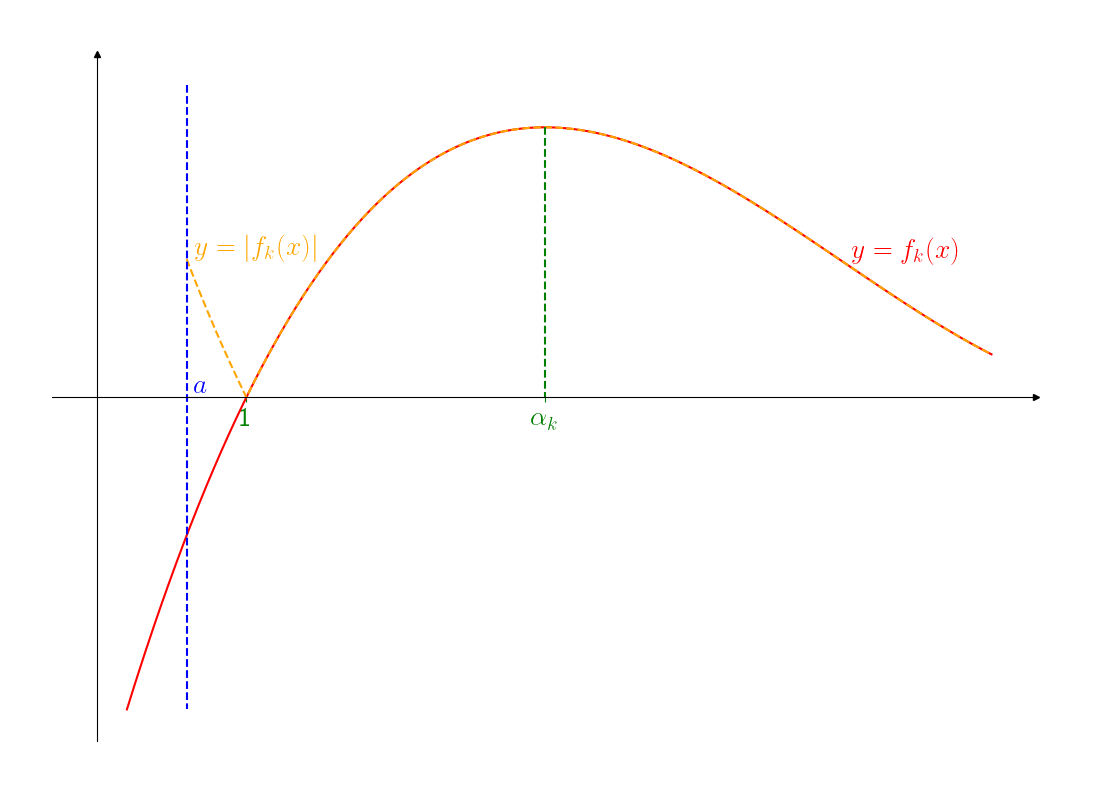

Here is the Python script that generated this plot:
from matplotlib import pyplot
import matplotlib.pyplot as plt
import numpy as np 
import time

def Dtime(start):
    print("--- %s seconds ---" % (time.time() - start))

def plt_parameters():
    plt.rcParams['text.usetex'] = True #using latex
    params = {'font.size': 20, 'text.latex.preamble' : r"""
    \usepackage{amsmath} 
    \usepackage{amssymb}
    \usepackage{mathtools}
              
    \everymath{\displaystyle}
    """}
    #font size
    pyplot.rcParams.update(params)

def axis_limits(ax1, xmin, xmax, ymin, ymax):
    # Set identical scales for both axes
    ax1.set(xlim=(xmin, xmax), ylim=(ymin, ymax), aspect=1)

def set_position(ax1):
    # Set bottom and left spines as x and y axes of coordinate system
    ax1.spines['bottom'].set_position('zero')
    ax1.spines['left'].set_position('zero')

def remove_axes(ax1):
    # Remove top and right spines
    ax1.spines['top'].set_visible(False)
    ax1.spines['right'].set_visible(False)

def x_y_axis_labels(ax1):
    # Create 'x' and 'y' labels placed at the end of the axes
    ax1.set_xlabel('$x$', labelpad=-24, x=1.03)
    ax1.set_ylabel('$y$', labelpad=-21, y=1.02, rotation=0)

def x_y_arrows(ax1):
    # Draw arrows
    arrow_fmt = dict(markersize=4, color='black', clip_on=False)
    ax1.plot((1), (0), marker='>', transform=ax1.get_yaxis_transform(), **arrow_fmt)
    ax1.plot((0), (1), marker='^', transform=ax1.get_xaxis_transform(), **arrow_fmt)

def axis_label(ax1):
    ax1.set_xticks([1, 3])
    ax1.set_xticklabels([1, r"$\alpha_k$"])
    ax1.set_yticks([])
    ax1.set_yticklabels([])

def axis_label_color(ax1, color):
    ax1.tick_params(axis='x', colors=color)

def plot_curves(ax1): 
    x1 = np.arange(.6, 6, .01)
    x2 = np.arange(.2, 6, .01)
 
    ax1.plot(x2, fun1(x2), color = "r")
    ax1.plot(x1, abs(fun1(x1)), color = "orange", linestyle="--")

def fun1 (x):
    return (x - 1) * (x - 7) ** 2 / 10

def plot_segments(ax1):
    ax1.plot([.6, .6], [-fun1(.2), fun1(.2)], color="b", linestyle="--")
    ax1.plot([3, 3], [fun1(3), 0], color="g", linestyle="--")

def plot_points(ax1):
    pass


def text(ax1):
    #Add text
    dist = .05
    ax1.text(.6 + dist, dist, r"$a$", color="b")
    ax1.text(.6 + dist, abs(fun1(.6)) + dist, r"$y=|f_k(x)|$", color="orange")
    ax1.text(5 + dist, fun1(5) + dist, r"$y=f_k(x)$", color="r")



def save_file():
    file_name = str(__file__)[0:-1] + "ng"
    plt.savefig(file_name)


if __name__ == "__main__":
    START = time.time()
    plt_parameters()
    FIG, AX = plt.subplots()
    XMIN, XMAX, YMIN, YMAX = -0.5, 1.5, -.1, 1
    #axis_limits(AX, XMIN, XMAX, YMIN, YMAX)
    set_position(AX)
    remove_axes(AX)
    x_y_arrows(AX)
    axis_label(AX)
    axis_label_color(AX, "g")
    Dtime(START)
    plot_curves(AX)
    plot_segments(AX)
    plot_points(AX)
    text(AX)
    plt.tight_layout()
    save_file()
    plt.show()
